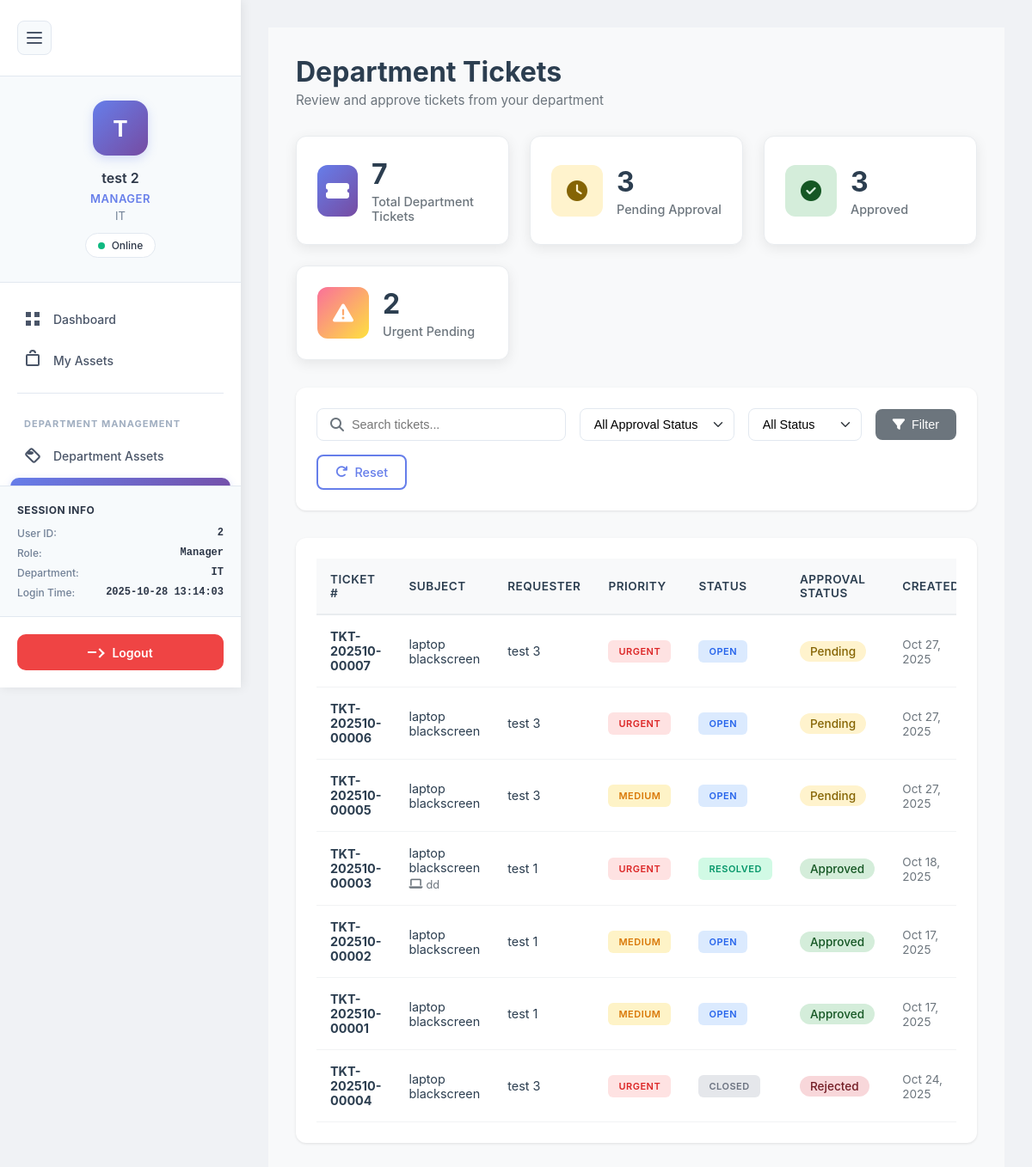
The page /users/departmentTicket.php (signed in) on the database its author committed.
### tables this page shows
CREATE TABLE `tickets` (
  `ticket_id` int(11) NOT NULL,
  `ticket_number` varchar(50) NOT NULL,
  `ticket_type` enum('repair','maintenance','request_item','request_replacement','inquiry','other') NOT NULL,
  `subject` varchar(255) NOT NULL,
  `description` text NOT NULL,
  `priority` enum('low','medium','high','urgent') DEFAULT 'medium',
  `status` enum('open','in_progress','pending','resolved','closed','cancelled') DEFAULT 'open',
  `approval_status` enum('pending','approved','rejected') DEFAULT 'pending',
  `approved_by` int(11) DEFAULT NULL,
  `approved_at` datetime DEFAULT NULL,
  `manager_notes` text DEFAULT NULL,
  `requester_id` int(11) NOT NULL,
  `requester_department` varchar(100) DEFAULT NULL,
  `asset_id` int(11) DEFAULT NULL,
  `assigned_to` int(11) DEFAULT NULL,
  `assigned_at` timestamp NULL DEFAULT NULL,
  `resolution` text DEFAULT NULL,
  `resolved_by` int(11) DEFAULT NULL,
  `resolved_at` timestamp NULL DEFAULT NULL,
  `closed_by` int(11) DEFAULT NULL,
  `closed_at` timestamp NULL DEFAULT NULL,
  `created_at` timestamp NOT NULL DEFAULT current_timestamp(),
  `updated_at` timestamp NOT NULL DEFAULT current_timestamp() ON UPDATE current_timestamp(),
  `due_date` timestamp NULL DEFAULT NULL
);

CREATE TABLE `assets` (
  `id` int(11) NOT NULL,
  `asset_name` varchar(255) NOT NULL,
  `asset_code` varchar(100) NOT NULL,
  `category` varchar(100) DEFAULT NULL,
  `brand` varchar(100) DEFAULT NULL,
  `model` varchar(100) DEFAULT NULL,
  `serial_number` varchar(255) DEFAULT NULL,
  `purchase_date` date DEFAULT NULL,
  `purchase_cost` decimal(10,2) DEFAULT NULL,
  `supplier` varchar(255) DEFAULT NULL,
  `warranty_expiry` date DEFAULT NULL,
  `last_maintenance_date` date DEFAULT NULL,
  `location` varchar(255) DEFAULT NULL,
  `department` varchar(100) DEFAULT NULL,
  `status` enum('available','in_use','maintenance','retired') DEFAULT 'available',
  `description` text DEFAULT NULL,
  `assigned_to` int(11) DEFAULT NULL,
  `created_by` int(11) DEFAULT NULL,
  `created_at` timestamp NOT NULL DEFAULT current_timestamp(),
  `updated_at` timestamp NOT NULL DEFAULT current_timestamp() ON UPDATE current_timestamp()
);

### users/departmentTicket.php (the view, shortened to what this page needs)
<?php
require_once '../auth/config/database.php';
$user_id = $_SESSION['user_id'];
$dept_query = "SELECT department FROM users WHERE user_id = ?";
$dept_stmt = $pdo->prepare($dept_query);
$dept_stmt->execute([$user_id]);
$manager_dept = $dept_stmt->fetchColumn();
$filter_approval = $_GET['approval'] ?? 'all';
$filter_status = $_GET['status'] ?? 'all';
$search = $_GET['search'] ?? '';
$where_clauses = ["t.requester_department = ?"];
$params = [$manager_dept];
$where_sql = "WHERE " . implode(" AND ", $where_clauses);
$query = "
    SELECT
        t.*,
        CONCAT(requester.first_name, ' ', requester.last_name) as requester_name,
        requester.email as requester_email,
        requester.department as requester_department,
        CONCAT(approver.first_name, ' ', approver.last_name) as approver_name,
        CONCAT(assigned.first_name, ' ', assigned.last_name) as assigned_to_name,
        a.asset_name,
        a.asset_code
    FROM tickets t
    JOIN users requester ON t.requester_id = requester.user_id
    LEFT JOIN users approver ON t.approved_by = approver.user_id
    LEFT JOIN users assigned ON t.assigned_to = assigned.user_id
    LEFT JOIN assets a ON t.asset_id = a.id
    $where_sql
    ORDER BY
        CASE t.approval_status
            WHEN 'pending' THEN 1
            WHEN 'approved' THEN 2
            WHEN 'rejected' THEN 3
        END,
        CASE t.priority
            WHEN 'urgent' THEN 1
            WHEN 'high' THEN 2
            WHEN 'medium' THEN 3
            WHEN 'low' THEN 4
        END,
        t.created_at DESC
";
$stmt = $pdo->prepare($query);
$stmt->execute($params);
$tickets = $stmt->fetchAll(PDO::FETCH_ASSOC);
$stats_query = "
    SELECT
        COUNT(*) as total,
        SUM(CASE WHEN approval_status = 'pending' THEN 1 ELSE 0 END) as pending_approval,
        SUM(CASE WHEN approval_status = 'approved' THEN 1 ELSE 0 END) as approved,
        SUM(CASE WHEN approval_status = 'rejected' THEN 1 ELSE 0 END) as rejected,
        SUM(CASE WHEN priority = 'urgent' AND approval_status = 'pending' THEN 1 ELSE 0 END) as urgent_pending
    FROM tickets
    WHERE requester_department = ?
";
$stats_stmt = $pdo->prepare($stats_query);
$stats_stmt->execute([$manager_dept]);
$stats = $stats_stmt->fetch(PDO::FETCH_ASSOC);
?>
<!DOCTYPE html>
<html lang="en">
<head>
    <link rel="stylesheet" href="../auth/inc/navigation.css">
    <link rel="stylesheet" href="https://cdnjs.cloudflare.com/ajax/libs/font-awesome/6.4.0/css/all.min.css">
    <link rel="stylesheet" href="../style/ticket.css">
</head>
<body>
    <?php include("../auth/inc/Msidebar.php"); ?>
    <main class="main-content">
        <div class="dashboard-content">
            <header class="page-header">
                <div class="header-left">
                    <h1>Department Tickets</h1>
                    <p>Review and approve tickets from your department</p>
                </div>
            </header>
            <div class="stats-grid">
                <div class="stat-card">
                    <div class="stat-icon total">
                        <i class="fas fa-ticket-alt"></i>
                    </div>
                    <div class="stat-info">
                        <h3><?php echo $stats['total']; ?></h3>
                        <p>Total Department Tickets</p>
                    </div>
                </div>
                <div class="stat-card">
                    <div class="stat-icon" style="background: #fff3cd; color: #856404;">
                        <i class="fas fa-clock"></i>
                    </div>
                    <div class="stat-info">
                        <h3><?php echo $stats['pending_approval']; ?></h3>
                        <p>Pending Approval</p>
                    </div>
                </div>
                <div class="stat-card">
                    <div class="stat-icon" style="background: #d4edda; color: #155724;">
                        <i class="fas fa-check-circle"></i>
                    </div>
                    <div class="stat-info">
                        <h3><?php echo $stats['approved']; ?></h3>
                        <p>Approved</p>
                    </div>
                </div>
                <div class="stat-card">
                    <div class="stat-icon urgent">
                        <i class="fas fa-exclamation-triangle"></i>
                    </div>
                    <div class="stat-info">
                        <h3><?php echo $stats['urgent_pending']; ?></h3>
                        <p>Urgent Pending</p>
                    </div>
                </div>
            </div>
            <div class="filters-section">
                <form method="GET" action="" class="filters-form">
                    <div class="search-box">
                        <i class="fas fa-search"></i>
                        <input type="text" name="search" placeholder="Search tickets..." value="<?php echo htmlspecialchars($search); ?>">
                    </div>
                    <select name="approval" onchange="this.form.submit()">
                        <option value="all" <?php echo $filter_approval === 'all' ? 'selected' : ''; ?>>All Approval Status</option>
                    </select>
                    <select name="status" onchange="this.form.submit()">
                        <option value="all" <?php echo $filter_status === 'all' ? 'selected' : ''; ?>>All Status</option>
                    </select>
                    <button type="submit" class="btn btn-secondary">
                        <i class="fas fa-filter"></i> Filter
                    </button>
                    <a href="departmentTicket.php" class="btn btn-outline">
                        <i class="fas fa-redo"></i> Reset
                    </a>
                </form>
            </div>
            <div class="content-card">
                <div class="table-responsive">
                    <table class="tickets-table">
                        <thead>
                            <tr>
                                <th>Ticket #</th>
                                <th>Subject</th>
                                <th>Requester</th>
                                <th>Priority</th>
                                <th>Status</th>
                                <th>Approval Status</th>
                                <th>Created</th>
                            </tr>
                        </thead>
                        <tbody>
                            <?php if (empty($tickets)): ?>
                            <tr>
                                <td colspan="8" class="no-data">No tickets found</td>
                            </tr>
                            <?php else: ?>
                            <?php foreach ($tickets as $ticket): ?>
                            <tr>
                                <td>
                                    <strong><?php echo htmlspecialchars($ticket['ticket_number']); ?></strong>
                                </td>
                                <td>
                                    <div class="ticket-subject">
                                        <?php echo htmlspecialchars($ticket['subject']); ?>
                                        <?php if ($ticket['asset_code']): ?>
                                        <small class="asset-tag">
                                            <i class="fas fa-laptop"></i> <?php echo htmlspecialchars($ticket['asset_code']); ?>
                                        </small>
                                        <?php endif; ?>
                                    </div>
                                </td>
                                <td><?php echo htmlspecialchars($ticket['requester_name']); ?></td>
                                <td>
                                    <span class="badge badge-priority badge-<?php echo $ticket['priority']; ?>">
                                        <?php echo ucfirst($ticket['priority']); ?>
                                    </span>
                                </td>
                                <td>
                                    <span class="badge badge-status badge-<?php echo $ticket['status']; ?>">
                                        <?php echo ucfirst(str_replace('_', ' ', $ticket['status'])); ?>
                                    </span>
                                </td>
                                <td>
                                    <span class="approval-badge approval-<?php echo $ticket['approval_status']; ?>">
                                        <?php echo ucfirst($ticket['approval_status']); ?>
                                    </span>
                                </td>
                                <td>
                                    <span class="date-time"><?php echo date('M d, Y', strtotime($ticket['created_at'])); ?></span>
                                </td>
                            </tr>
                            <?php endforeach; ?>
                            <?php endif; ?>
                        </tbody>
                    </table>
                </div>
            </div>
        </div>
    </main>
</body>
</html>

### auth/inc/navigation.css (style rules this page uses)
* { margin: 0; padding: 0; box-sizing: border-box; }
body { font-family: 'Inter', -apple-system, BlinkMacSystemFont, 'Segoe UI', Roboto, 'Helvetica Neue', sans-serif; background: #f0f2f5; color: #1a202c; }
.main-content { margin-left: 280px; min-height: 100vh; transition: margin-left 0.3s cubic-bezier(0.4, 0, 0.2, 1); padding: 2rem; background: #f0f2f5; }

### users/departmentTicket.php (style rules this page uses)
.approval-badge { padding: 4px 12px; border-radius: 12px; font-size: 0.85rem; font-weight: 500; }
.approval-pending { background: #fff3cd; color: #856404; }
.approval-approved { background: #d4edda; color: #155724; }
.approval-rejected { background: #f8d7da; color: #721c24; }

### rows shown on the page
tickets: ticket_number "TKT-202510-00007", subject "laptop blackscreen", requester_name "test 3", priority "URGENT", status "OPEN", approval_status "Pending", created_at "Oct 27, 2025"
tickets: ticket_number "TKT-202510-00006", subject "laptop blackscreen", requester_name "test 3", priority "URGENT", status "OPEN", approval_status "Pending", created_at "Oct 27, 2025"
tickets: ticket_number "TKT-202510-00005", subject "laptop blackscreen", requester_name "test 3", priority "MEDIUM", status "OPEN", approval_status "Pending", created_at "Oct 27, 2025"
tickets: ticket_number "TKT-202510-00003", subject "laptop blackscreen", asset.asset_code "dd", requester_name "test 1", priority "URGENT", status "RESOLVED", approval_status "Approved", created_at "Oct 18, 2025"
tickets: ticket_number "TKT-202510-00002", subject "laptop blackscreen", requester_name "test 1", priority "MEDIUM", status "OPEN", approval_status "Approved", created_at "Oct 17, 2025"
tickets: ticket_number "TKT-202510-00001", subject "laptop blackscreen", requester_name "test 1", priority "MEDIUM", status "OPEN", approval_status "Approved", created_at "Oct 17, 2025"
tickets: ticket_number "TKT-202510-00004", subject "laptop blackscreen", requester_name "test 3", priority "URGENT", status "CLOSED", approval_status "Rejected", created_at "Oct 24, 2025"

### other values the page prints
$user_initial "T"
$user_name "test 2"
$department "IT"
$_SESSION['user_id'] "2"
$login_time "2025-10-28 13:14:03"
$stats['total'] "7"
$stats['pending_approval'] "3"
$stats['approved'] "3"
$stats['urgent_pending'] "2"
